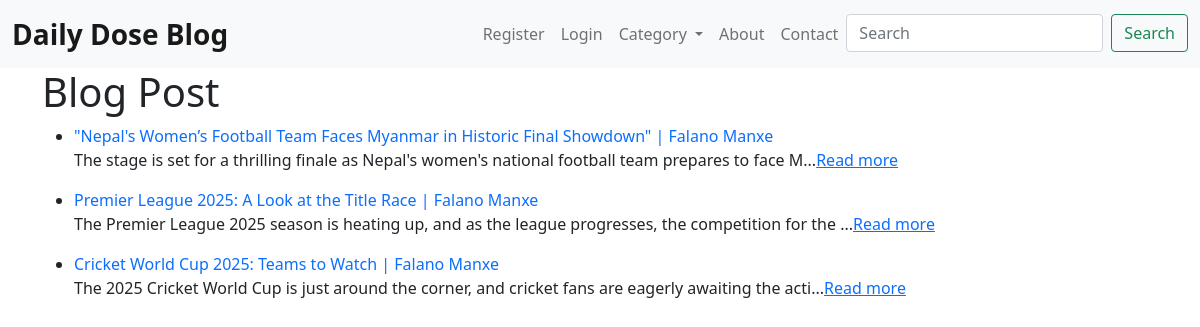
The app's page /, older data.
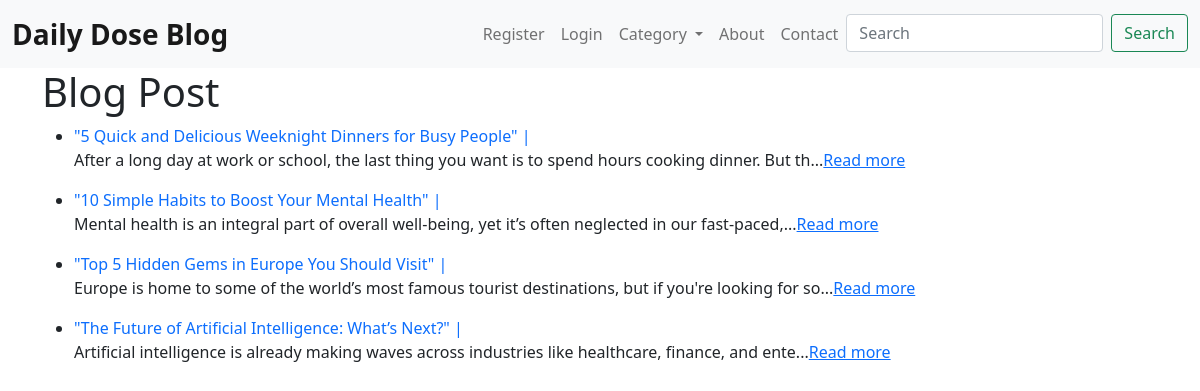
The same page, newer data.
### blogapp/models.py (models this page shows, shortened)
class Post(models.Model):
    title = models.CharField(max_length = 255)
    author = models.ForeignKey(User, on_delete=models.CASCADE)
    category = models.ForeignKey(Category, on_delete=models.SET_NULL, null=True)
    body = models.TextField()
    published_date = models.DateField(auto_now_add=True)

### blogapp/views.py (the view)
# urls.py: path('', Home_view.as_view(), name = 'home_view'),
class Home_view(ListView):
    model = Post
    template_name = 'blogapp/html/home.html'
    ordering = ['-id']

### templates/blogapp/html/home.html (shortened to what this page needs)
{% extends 'blogapp/html/base.html' %}
{% block content %}
    <h1>Blog Post</h1>
    <ul class = "no-bullets">
        {% for post in object_list %}
            <li><a href="{% url 'detail_view' post.pk %}" class = "text-decoration-none">{{post.title}} | {{post.author.first_name}} {{post.author.last_name}} </a>
            <p>{{ post.body|slice:":100" }}...<a href="{% url 'detail_view' post.pk %}">Read more</a></p>
            </li>
        {% endfor %}
    </ul>
{% endblock content %}

### templates/blogapp/html/base.html (shortened to what this page needs)
<!doctype html>
<html lang="en">
  <head>
    <link href="https://cdn.jsdelivr.net/npm/bootstrap@5.1.3/dist/css/bootstrap.min.css" rel="stylesheet">
  </head>
  <body>
    <nav class="navbar navbar-expand-lg navbar-light bg-light">
      <div class="container-fluid">
        <a class="navbar-brand fw-bold fs-3" href="{% url 'home_view' %}">Daily Dose Blog</a>
        <div class="collapse navbar-collapse" id="navbarNav">
          <ul class="navbar-nav ms-auto">
            {% if user.is_authenticated %}
              <li class="nav-item">
                <a class="nav-link active" href="{% url 'add_post_view' %}">Add Post</a>
              </li>
              <li class="nav-item">
                <form method="post" action="{% url 'logout' %}">
                  {% csrf_token %}
                  <button type="submit" class="nav-link btn btn-link">Logout</button>
                </form>
              </li>
            {% else %}
              <li class="nav-item">
                <a class="nav-link" href="{% url 'register_view' %}">Register</a>
              </li>
              <li class="nav-item">
                <a class="nav-link" href="{% url 'login' %}">Login</a>
              </li>
            {% endif %}
            <li class="nav-item dropdown">
              <a class="nav-link dropdown-toggle" href="#" role="button" data-bs-toggle="dropdown" aria-expanded="false">
                Category
              </a>
            </li>
            <li class="nav-item">
              <a class="nav-link" href="{% url "about_view" %}">About</a>
            </li>
            <li class="nav-item">
              <a class="nav-link" href="/contact">Contact</a>
            </li>
            <li class="nav-item">
              <form class="d-flex" action="{% url "search" %}" method="post">
                <input class="form-control me-2" type="search" placeholder="Search" name="query">
                <button class="btn btn-outline-success" type="submit">Search</button>
              </form>
            </li>
          </ul>
        </div>
      </div>
    </nav>
    <div class="container">
        {% block content %}
        {% endblock content%}
    </div>
  </body>
</html>

Row changes from the older to the newer data that the page shows:
removed Post: title "\"Nepal's Women’s Football Team Faces Myanmar in Historic Final Showdown\"", author.first_name "Falano", author.last_name "Manxe", body "The stage is set for a thrilling finale as Nepal's women's national football team prepares to face M"
removed Post: title "Premier League 2025: A Look at the Title Race", author.first_name "Falano", author.last_name "Manxe", body "The Premier League 2025 season is heating up, and as the league progresses, the competition for the"
removed Post: title "Cricket World Cup 2025: Teams to Watch", author.first_name "Falano", author.last_name "Manxe", body "The 2025 Cricket World Cup is just around the corner, and cricket fans are eagerly awaiting the acti"
added Post: title "\"5 Quick and Delicious Weeknight Dinners for Busy People\"", body "After a long day at work or school, the last thing you want is to spend hours cooking dinner. But th"
added Post: title "\"10 Simple Habits to Boost Your Mental Health\"", body "Mental health is an integral part of overall well-being, yet it’s often neglected in our fast-paced,"
added Post: title "\"Top 5 Hidden Gems in Europe You Should Visit\"", body "Europe is home to some of the world’s most famous tourist destinations, but if you're looking for so"
added Post: title "\"The Future of Artificial Intelligence: What’s Next?\"", body "Artificial intelligence is already making waves across industries like healthcare, finance, and ente"
